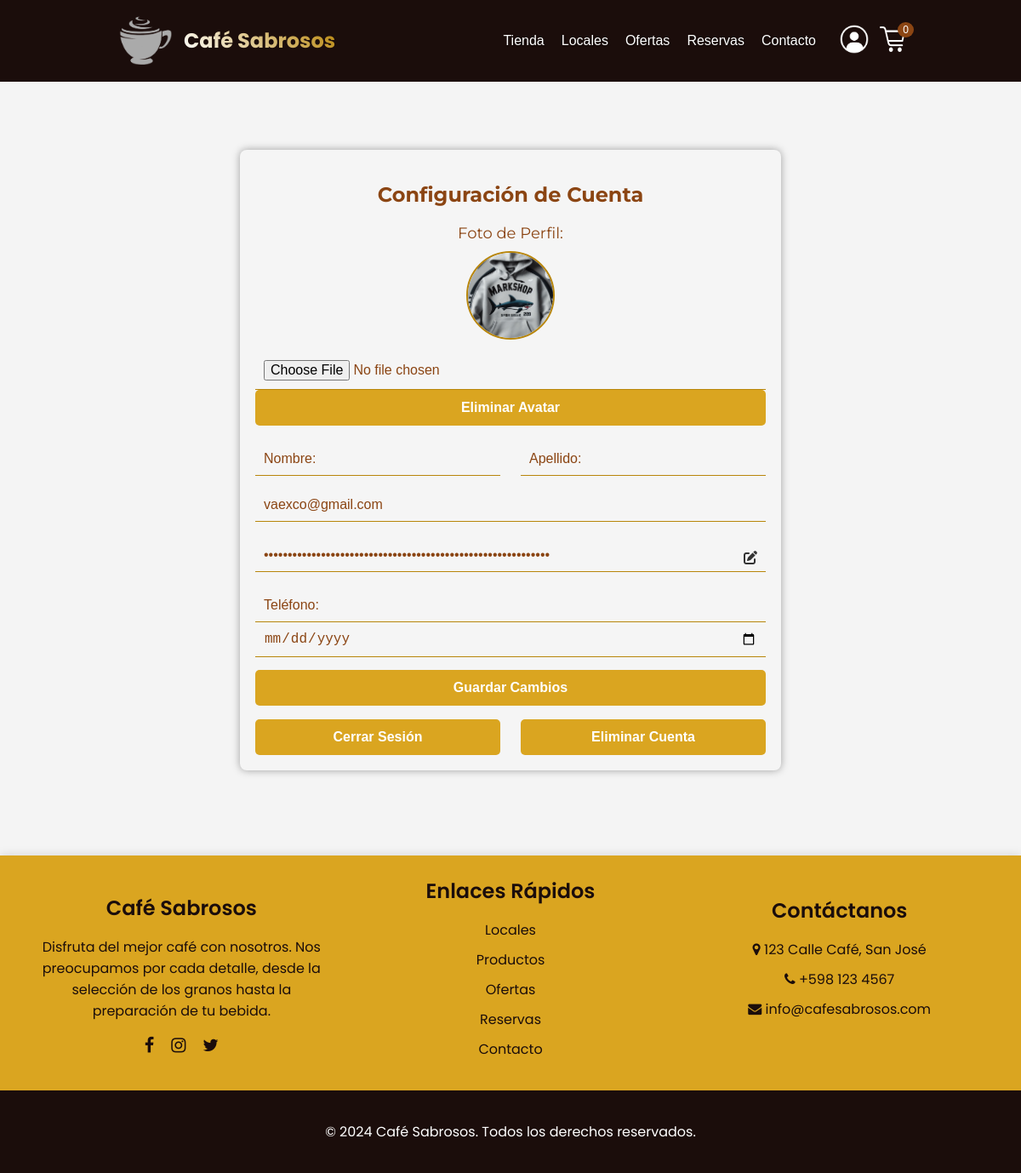
/public/cuenta.php (signed in), run on the app's committed database.
### tables this page shows
CREATE TABLE `cliente` (
  `idCliente` int NOT NULL AUTO_INCREMENT,
  `correo` varchar(255) NOT NULL,
  `contrasena` varchar(60) NOT NULL,
  `nombre` varchar(50) DEFAULT NULL,
  `apellido` varchar(50) DEFAULT NULL,
  `tel` varchar(15) DEFAULT NULL,
  `fechaCreacion` datetime DEFAULT CURRENT_TIMESTAMP,
  `fechaActualizacion` datetime DEFAULT CURRENT_TIMESTAMP ON UPDATE CURRENT_TIMESTAMP,
  `estadoActivacion` tinyint(1) DEFAULT '0',
  `tokenVerificacion` varchar(64) DEFAULT NULL,
  `fechaNacimiento` date DEFAULT NULL,
  `avatar` varchar(255) DEFAULT NULL,
  PRIMARY KEY (`idCliente`),
  UNIQUE KEY `correo_unique` (`correo`)
);

### public/cuenta.php (the view, shortened to what this page needs)
<?php
$user_id = $_SESSION['user_id'];
$conn = getDbConnection();
$nombre = '';
$apellido = '';
$telefono = '';
$fechaNacimiento = '';
$correo = '';
$contraseña = '';
$avatar = '';
try {
    $sql = "SELECT nombre, apellido, tel, fechaNacimiento, correo, avatar, contrasena FROM cliente WHERE idCliente=?";
    if ($stmt = $conn->prepare($sql)) {
        $stmt->bind_param("i", $user_id);
        if ($stmt->execute()) {
            $stmt->bind_result($nombre, $apellido, $telefono, $fechaNacimiento, $correo, $avatar, $hashedPassword);
            if ($stmt->fetch()) {
                $contraseña = $hashedPassword;
            } else {
                $errorMessage = "No se encontraron datos para el usuario especificado.";
            }
        } else {
            $errorMessage = "Error ejecutando la consulta: " . $stmt->error;
        }
    } else {
        $errorMessage = "Error preparando la consulta: " . $conn->error;
    }
} catch (Exception $e) {
    $errorMessage = 'Excepción capturada: ' . $e->getMessage();
}
?>
<!DOCTYPE html>
<html lang="es">
<head>
    <link rel="stylesheet" href="assets/css/cuenta.css">
    <link rel="stylesheet" href="assets/css/nav.css">
    <link rel="stylesheet" href="assets/css/footer.css">
    <link rel="stylesheet" href="https://cdnjs.cloudflare.com/ajax/libs/font-awesome/6.0.0-beta3/css/all.min.css">
    <link rel="stylesheet" href="https://stackpath.bootstrapcdn.com/font-awesome/4.7.0/css/font-awesome.min.css" />
    <link rel="stylesheet" href="https://cdnjs.cloudflare.com/ajax/libs/cropperjs/1.5.12/cropper.min.css" />
</head>
<body>
    <header>
        <?php include 'templates/nav.php'; ?>
    </header>
    <main>
        <section class="profile-container">
            <h1>Configuración de Cuenta</h1>
            <form action="cuenta.php" method="POST" enctype="multipart/form-data">
                <div class="profile-info">
                    <div class="avatar-section">
                        <label for="avatar" class="avatar-label">Foto de Perfil:</label>
                        <div class="avatar-preview">
                            <img src="<?php echo isset($avatar) ? '/public/assets/img/avatars/' . htmlspecialchars($avatar) . '?t=' . time() : '/public/assets/img/user-circle-svgrepo-com.svg'; ?>" alt="Avatar" class="avatar-image">
                        </div>
                        <input type="file" name="avatar" id="avatar" accept="image/*">
                        <button type="button" id="deleteAvatarBtn" class="delete-avatar-btn" style="display: <?php echo !empty($avatar) ? 'block' : 'none'; ?>;">Eliminar Avatar</button>
                    </div>
                    <div class="name-fields">
                        <input type="text" name="nombre" placeholder="Nombre:" maxlength="50" required value="<?php echo htmlspecialchars($nombre); ?>">
                        <input type="text" name="apellido" placeholder="Apellido:" maxlength="50" required value="<?php echo htmlspecialchars($apellido); ?>">
                    </div>
                    <div class="input-container">
                        <input type="email" name="correo" id="correo" placeholder="Correo:" value="<?php echo htmlspecialchars($correo); ?>">
                    </div>
                    <div class="input-container">
                    <a href="cambiarContrasena.php"><i class="fa-solid fa-pen-to-square"></i></a>
                        <input type="password" name="contraseña" id="password" placeholder="Contraseña" maxlength="64" value="<?php echo htmlspecialchars($contraseña); ?>" readonly>
                    </div>
                    <input type="tel" name="telefono" id="telefono" placeholder="Teléfono:" maxlength="9" value="<?php echo htmlspecialchars($telefono); ?>">
                    <input type="date" name="fechaNacimiento" id="cumpleaños"
                        <?php echo isset($fechaNacimiento) && $fechaNacimiento ? 'readonly' : ''; ?>
                        value="<?php echo htmlspecialchars($fechaNacimiento); ?>">
                </div>
                <button type="submit" class="save-btn">Guardar Cambios</button>
            </form>
            <div class="action-buttons">
                <form action="/src/db/logout.php" method="POST" class="logout-form">
                    <button type="submit" class="logout-btn">Cerrar Sesión</button>
                </form>
                <form id="deleteAccountForm" method="POST">
                    <button type="button" class="delete-btn" id="deleteAccountBtn">Eliminar Cuenta</button>
                </form>
            </div>
        </section>
    </main>
    <footer>
        <div class="footer-content">
            <div class="footer-section about">
                <h3>Café Sabrosos</h3>
                <p>
                    Disfruta del mejor café con nosotros. Nos preocupamos por cada
                    detalle, desde la selección de los granos hasta la preparación de tu
                    bebida.
                </p>
                <div class="socials">
                    <a href="#"><i class="fa fa-facebook"></i></a>
                    <a href="#"><i class="fa fa-instagram"></i></a>
                    <a href="#"><i class="fa fa-twitter"></i></a>
                </div>
            </div>
            <div class="footer-section links">
                <h3>Enlaces Rápidos</h3>
                <ul>
                    <li><a href="/public/local.html">Locales</a></li>
                    <li><a href="/public/tienda.html">Productos</a></li>
                    <li><a href="#">Ofertas</a></li>
                    <li><a href="#">Reservas</a></li>
                    <li><a href="/public/contactos.html">Contacto</a></li>
                </ul>
            </div>
            <div class="footer-section contact">
                <h3>Contáctanos</h3>
                <ul>
                    <li><i class="fa fa-map-marker"></i> 123 Calle Café, San José</li>
                    <li><i class="fa fa-phone"></i> +598 123 4567</li>
                    <li><i class="fa fa-envelope"></i> info@cafesabrosos.com</li>
                </ul>
            </div>
        </div>
        <div class="footer-bottom">
            <p>&copy; 2024 Café Sabrosos. Todos los derechos reservados.</p>
        </div>
    </footer>
</body>
</html>

### public/assets/css/cuenta.css (style rules this page uses)
body { margin: 0; padding: 0; background-color: #f4f4f4; color: #333333; font-family: 'Montserrat', sans-serif; }
.profile-container { background: whitesmoke; padding: 20px; border-radius: 8px; box-shadow: 0 0 10px rgba(0, 0, 0, 0.35); width: 90%; max-width: 600px; margin: 80px auto 100px; }
.profile-container h1 { text-align: center; margin-bottom: 20px; color: #8B4513; }
.profile-info { margin-bottom: 15px; }
.profile-info .input-container { position: relative; margin-bottom: 15px; padding-bottom: 5px; }
.profile-info .input-container i { position: absolute; top: 50%; right: 10px; transform: translateY(-50%); color: #333333; }
.profile-info input { width: 100%; padding: 10px; font-size: 16px; border: none; border-bottom: 1px solid #b8860b; background-color: transparent; color: #8B4513; box-sizing: border-box; }
.profile-info input::placeholder { color: #8B4513; }
.profile-info .input-container::after { content: ""; display: block; height: 2px; background: #DAA520; position: absolute; bottom: 0; left: 0; right: 0; z-index: -1; }
button { width: 100%; padding: 12px; border: none; border-radius: 5px; font-size: 16px; font-weight: bold; cursor: pointer; text-align: center; transition: background-color 0.3s ease, color 0.3s ease; }
.save-btn { background-color: #DAA520; color: #ffffff; }
.logout-btn { background-color: #b8860b; color: #ffffff; }
.delete-btn { background-color: #DAA520; color: #ffffff; }
.action-buttons { margin-top: 2vh; display: flex; justify-content: space-between; width: 100%; }
.action-buttons form { width: 48%; margin: 0; }
.action-buttons button { width: 100%; padding: 12px; font-size: 16px; border-radius: 5px; cursor: pointer; text-align: center; }
.action-buttons .logout-btn, .action-buttons .delete-btn { background-color: #DAA520; color: #ffffff; }
.avatar-section { text-align: center; margin-bottom: 20px; }
.avatar-label { display: block; font-size: 18px; margin-bottom: 10px; color: #8B4513; }
.avatar-preview { margin-bottom: 10px; }
.avatar-image { width: 100px; height: 100px; border-radius: 50%; object-fit: cover; border: 2px solid #b8860b; }
input[type="file"] { display: block; margin: 0 auto; }
.name-fields { display: flex; justify-content: space-between; margin-bottom: 15px; }
.name-fields input[type="text"] { width: 48%; padding: 10px; font-size: 16px; border: none; border-bottom: 1px solid #b8860b; background-color: transparent; color: #8B4513; }
.name-fields input[type="text"]::placeholder { color: #8B4513; }
.delete-avatar-btn { background-color: #DAA520; color: #ffffff; }
form#deleteAccountForm { display: flex; justify-content: space-between; }
.profile-container { padding: 18px; }

### public/assets/css/nav.css (style rules this page uses)
body { margin: 0; padding: 0; overflow-x: hidden; }

### public/assets/css/footer.css (style rules this page uses)
footer { background-color: #DAA520; color: #1B0D0B; text-align: center; width: 100%; box-shadow: 0 -2px 10px rgba(0, 0, 0, 0.1); margin-top: auto; }
footer p { margin-top: 16px; }
.footer-content { display: flex; flex-direction: column; align-items: center; max-width: 1200px; margin: 0 auto; padding: 0 20px; }
.footer-section { margin-bottom: 20px; text-align: center; }
.footer-section h3 { font-family: 'Poppins'; font-size: 24px; font-weight: 600; margin-bottom: 15px; }
.footer-section p, .footer-section ul { font-family: 'Poppins'; font-size: 16px; font-weight: 400; }
.footer-section ul { list-style: none; padding: 0; }
.footer-section ul li { margin-bottom: 10px; }
.footer-section ul li a { color: #1B0D0B; text-decoration: none; transition: color 0.3s ease; }
.socials { display: flex; justify-content: center; margin-top: 10px; }
.socials a { color: #1B0D0B; margin: 0 10px; font-size: 20px; transition: color 0.3s ease; }
.footer-bottom { background-color: #1B0D0B; padding: 20px 0; width: 100%; font-family: 'Poppins'; font-size: 16px; font-weight: 400; color: #FFF; }
@media (min-width: 768px) { .footer-content { flex-direction: row; justify-content: space-between; text-align: left; } }
@media (min-width: 768px) { .footer-section { flex: 1; padding: 0 20px; position: relative; } }
@media (min-width: 768px) { .footer-section.about h3 { margin-top: 24px; } }
@media (min-width: 768px) { .footer-section.contact h3 { margin-top: 0; } }

### data on the page
cliente: avatar (picture), correo "vaexco@gmail.com"

### other printed values
$productos_text "Tienda"
